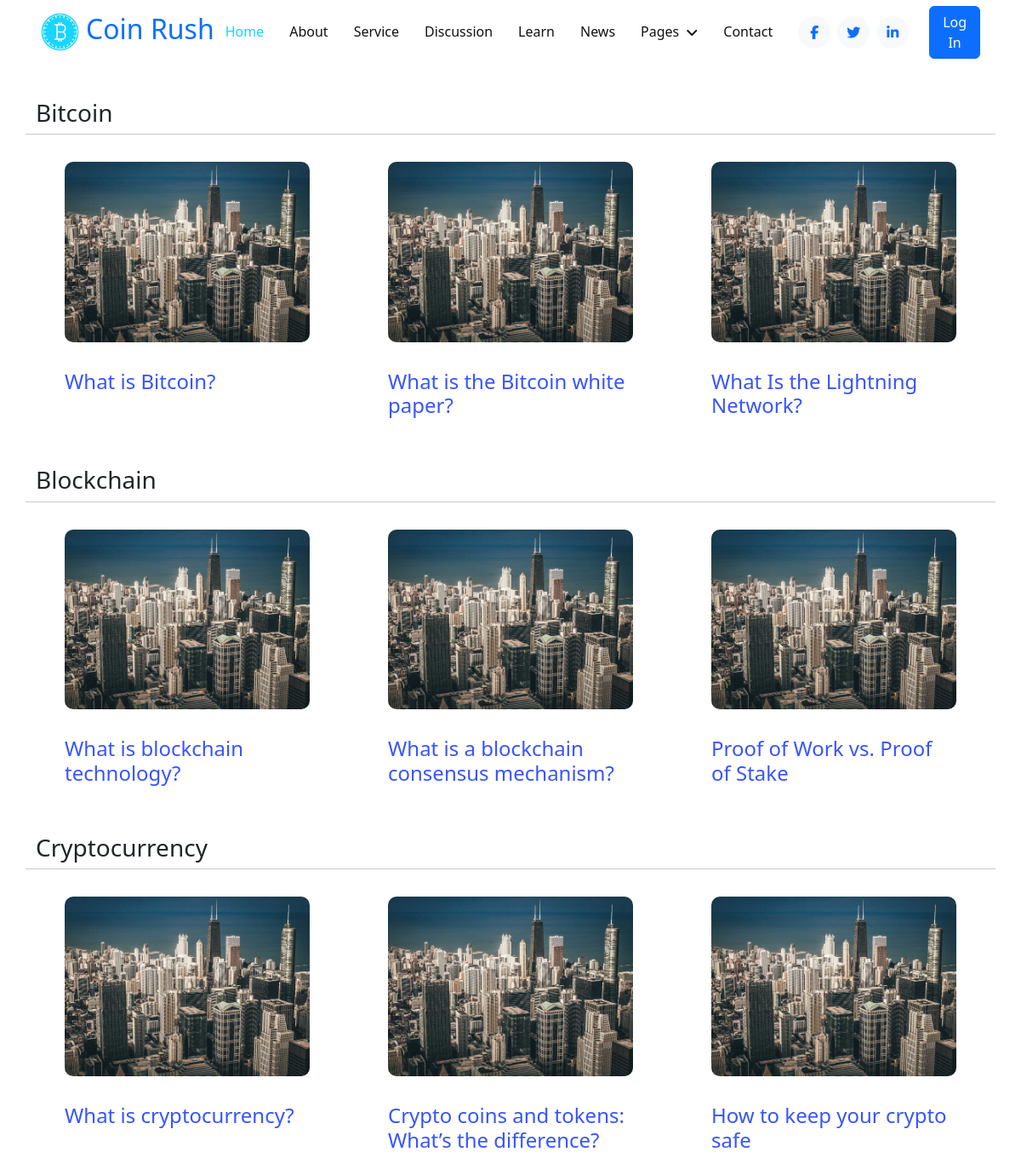
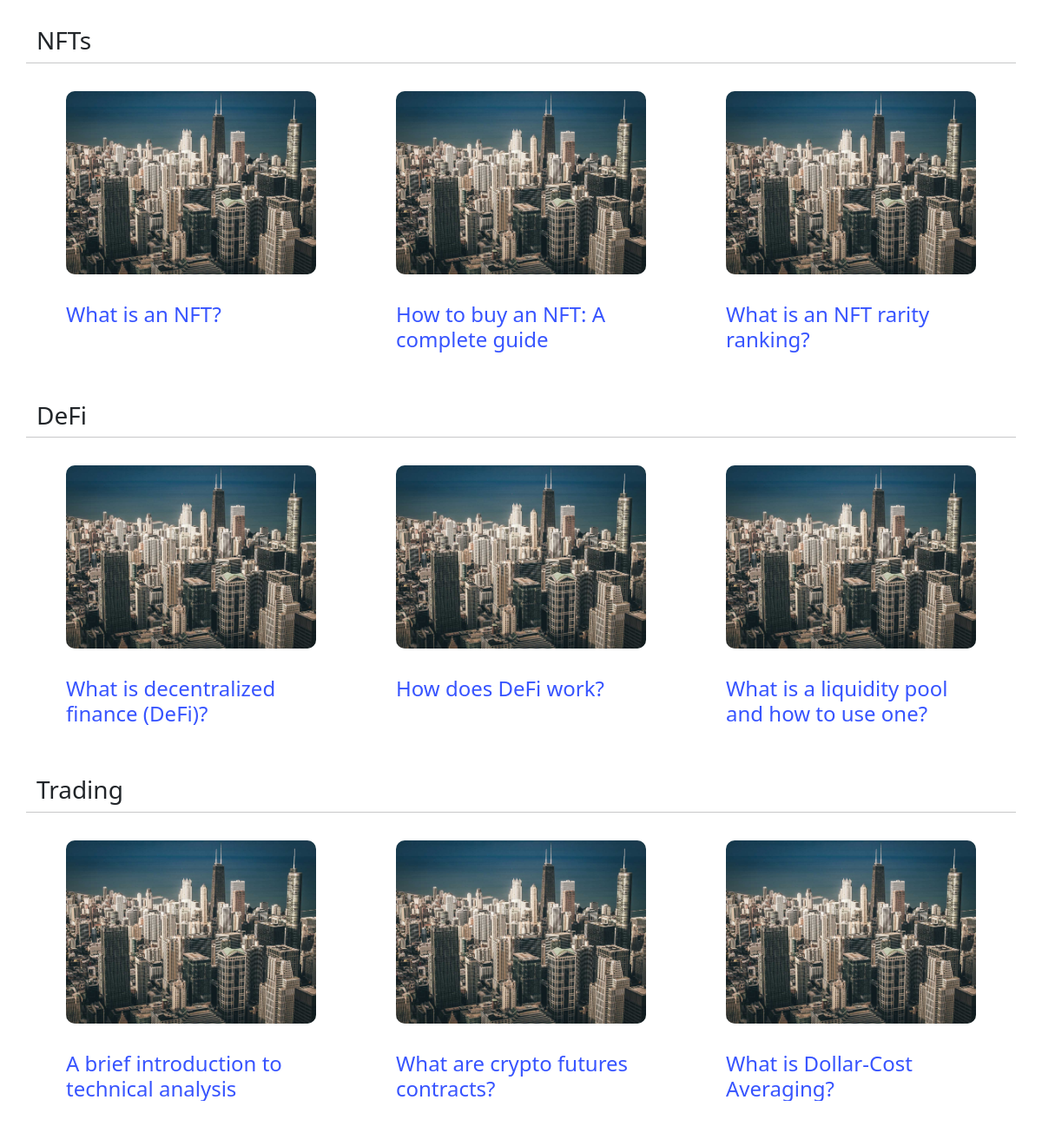
The page /learn/ on the database its author committed (2 pictures, top to bottom).
### coinRush/models.py (models this page shows, shortened)
class CourseCategory(models.Model):
    name = models.CharField(max_length=100)
    class Meta:
        verbose_name_plural = "Topics"

class Learn(models.Model):
    title = models.CharField(max_length=100)
    description = models.TextField(blank=True)
    category = models.ForeignKey(CourseCategory, on_delete=models.CASCADE, default=1)
    slug = models.SlugField(default="", null=False)
    class Meta:
        verbose_name_plural = "Subjects"

### coinRush/views.py (the view)
# urls.py: path("learn/", views.categories_course, name="courses"),
def categories_course(request):
    categories = CourseCategory.objects.all()
    return render(request, "Learn/learning.html", {"categories": categories})

### coinRush/templates/Learn/learning.html
{% extends 'Base/base.html' %}
{% load static %}
{% block extraHead %}
    <link rel="stylesheet" href="{% static 'css/learn.css' %} ">
{% endblock extraHead %}
{% block content %}
<div class="container">
    <div class="row">
        {% for category in categories %}
        <h3>{{ category.name }}</h3>
        <hr>
        {% for course in category.learn_set.all %}
        <a class="card" href="/learn/{{ course.slug }}/">
            <div class="header">
                <img class="img-fluid me-2" src="{% static 'images/bg.jpg' %}" alt="">
                <h4>{{ course.title }}</h4>
            </div>
        </a>
        {% endfor %}
        {% endfor %}
    </div>
</div>
{% endblock content %}

### coinRush/static/css/styles.css (style rules this page uses)
:root { --primary: #16D5FF; --secondary: #999999; --light: #F2F8FE; --dark: #111111; }
h4, h5, h6, .h4, .h5, .h6 { font-weight: 500 !important; }

### coinRush/static/css/learn.css (style rules this page uses)
.container { margin-top: 40px; margin-bottom: 40px; }
.card { max-width: 320px; border-width: 1px; border: none; border-color: rgba(219, 234, 254, 1); border-radius: 1rem; background-color: rgba(255, 255, 255, 1); padding: 1rem; margin-left: auto; margin-right: auto; margin-bottom: 2rem; text-decoration: none; }
.header { display: inline-block; align-items: center; grid-gap: 1rem; gap: 1rem; }
.header img { border-radius: 10px; }
h4 { font-weight: 400; color: #3754ff; margin-top: 2rem; white-space: normal; overflow: hidden; text-overflow: ellipsis; max-width: 100%; }

### rows shown on the page
CourseCategory: name "Bitcoin"
Learn: title "What is Bitcoin?"
Learn: title "What is the Bitcoin white paper?"
Learn: title "What Is the Lightning Network?"
CourseCategory: name "Blockchain"
Learn: title "What is blockchain technology?"
Learn: title "What is a blockchain consensus mechanism?"
Learn: title "Proof of Work vs. Proof of Stake"
CourseCategory: name "Cryptocurrency"
Learn: title "What is cryptocurrency?"
Learn: title "Crypto coins and tokens: What’s the difference?"
Learn: title "How to keep your crypto safe"
CourseCategory: name "NFTs"
Learn: title "What is an NFT?"
Learn: title "How to buy an NFT: A complete guide"
Learn: title "What is an NFT rarity ranking?"
CourseCategory: name "DeFi"
Learn: title "What is decentralized finance (DeFi)?"
Learn: title "How does DeFi work?"
Learn: title "What is a liquidity pool and how to use one?"
CourseCategory: name "Trading"
Learn: title "A brief introduction to technical analysis"
Learn: title "What are crypto futures contracts?"
Learn: title "What is Dollar-Cost Averaging?"
